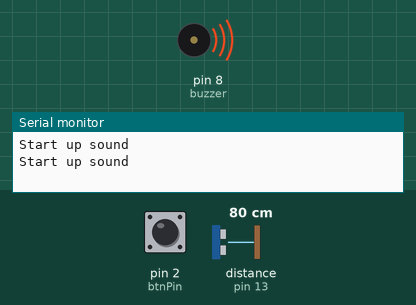
Simulated run of this sketch. Board: Arduino Uno, built with avr-gcc and run on an emulated ATmega328P. Parts: buzzer (waves = sounding), the last lines printed to the serial monitor. Wiring (inferred from the names in the program): ultrasonic range finder: trigger pin 12; echo pin 13. The inputs (shaded band) are chosen by the test bench; at power-on: distance to the obstacle (sensor on pin 13) 80 cm, pin 2 (btnPin) LOW. The echo pulse lasts 58.3 µs per cm.

Above: at 1.8 s.
1.9 s: distance to the obstacle (sensor on pin 13) set to 18 cm
3.4 s: distance to the obstacle (sensor on pin 13) set to 15 cm
At 4.6 s:
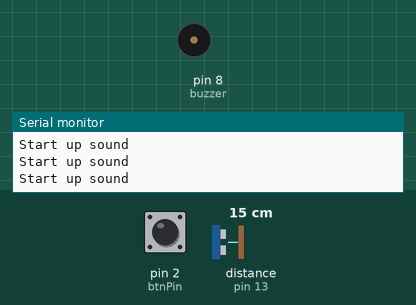
8.2 s: distance to the obstacle (sensor on pin 13) set to 29 cm
At 9.7 s:
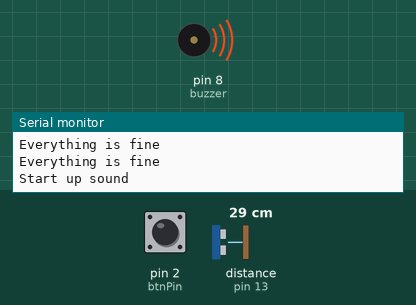
9.9 s: distance to the obstacle (sensor on pin 13) set to 33 cm
12.2 s: distance to the obstacle (sensor on pin 13) set to 2 cm
At 13.3 s:
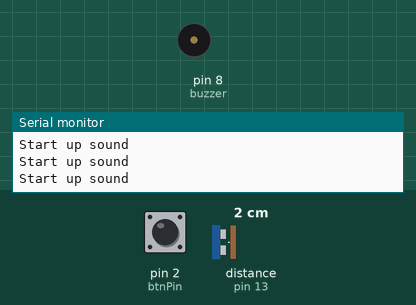
Timing chart, 0 to 15.2 s (numbered marks = the images above; inputs shaded):
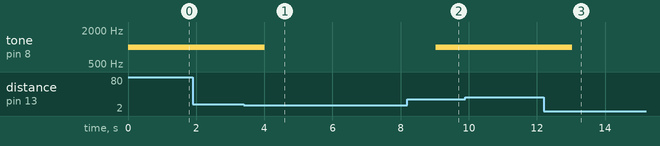

Measured:
- the behaviour switches between 17 and 16 cm on distance to the obstacle (sensor on pin 13) (found by bisection; images 0 and 1)
- after the input at 3.4 s, tone on pin 8 (buzzer): 1000 Hz → silent after 0.62 s
- after the input at 8.2 s, tone on pin 8 (buzzer): silent → 1000 Hz after 0.82 s
- after the input at 12.2 s, tone on pin 8 (buzzer): 1000 Hz → silent after 0.83 s

The sketch:

distancetrigger.ino
```cpp
const int trigPin = 12;
const int echoPin = 13;
const int buzzer = 8;
const int btnPin = 2;

// defines variables
long duration;
int distance;
int btnState = 0;

void setup() {
  pinMode(trigPin, OUTPUT);  // Sets the trigPin as an Output
  pinMode(echoPin, INPUT);   // Sets the echoPin as an Input
  pinMode(btnPin, INPUT);
  pinMode(buzzer, OUTPUT);
  Serial.begin(9600);  // Starts the serial communication
}
void loop() {
  btnState = digitalRead(btnPin);
  if (btnState == HIGH) {
    // When user presses button, get max clearance
    // Clears the trigPin
    digitalWrite(trigPin, LOW);
    delayMicroseconds(2);
    // Sets the trigPin on HIGH state for 10 micro seconds
    digitalWrite(trigPin, HIGH);
    delayMicroseconds(10);
    digitalWrite(trigPin, LOW);
    // Reads the echoPin, returns the sound wave travel time in microseconds
    duration = pulseIn(echoPin, HIGH);
    distance = duration * 0.034 / 2;
    // Prints the distance on the Serial Monitor
    Serial.print("Distance: ");
    Serial.println(distance);
  } else {
    // Detect any number 15 less/more than max clearance and raise sound alarm

    digitalWrite(trigPin, LOW);
    delayMicroseconds(2);
    digitalWrite(trigPin, HIGH);
    delayMicroseconds(10);
    digitalWrite(trigPin, LOW);
    duration = pulseIn(echoPin, HIGH);
    int newd = duration * 0.034 / 2;
    if (newd >= distance-15 && newd <= distance+15) {
      noTone(buzzer);//Sets the voltage to low and makes no noise
      delay(1000);//Waits for 1000 milliseconds
      Serial.println("Everything is fine");
    } else{
      Serial.println("Start up sound");
      tone(buzzer, 1000);  // Send 1KHz sound signal...
      delay(1000);//Waits for 1000 milliseconds
    }
  }
}
```
